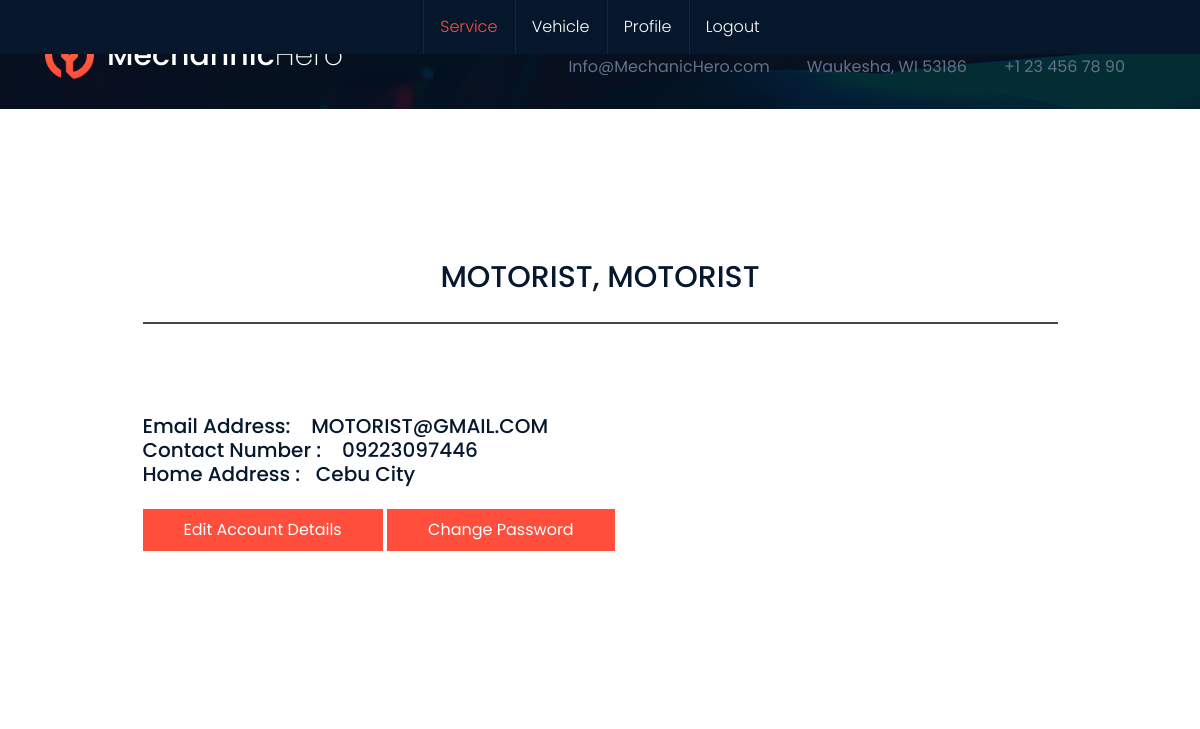
Page /view/motoristProfile.php (signed in) on the committed database.
### tables this page shows
CREATE TABLE `motorist` (
  `motoristid` int(11) NOT NULL,
  `lastname` text NOT NULL,
  `firstname` text NOT NULL,
  `email` varchar(50) NOT NULL,
  `password` text NOT NULL,
  `contact_number` text NOT NULL,
  `address` text NOT NULL,
  `status` int(1) NOT NULL
);

### controller/getMotoristById.php (called while the page is built)
<?php
include('../model/motorist.php');
$mechanic=new Motorist();
$row=$mechanic->getMotoristID($ref_id);
?>

### model/motorist.php (called while the page is built, shortened)
<?php
	include("dbhelper.php");
	class Motorist{
		private $dbconn;
		function __construct()	{	$this->dbconn=new DBHelper();}
		function getMotoristID($ref_id)	{	return $this->dbconn->getMotoristID($ref_id);}
	}
?>

### model/dbhelper.php (called while the page is built, shortened)
<?php
	class DBHelper{
		private $hostname='127.0.0.1';
		private $username='root';
		private $password='';
		private $database='mechanichero';
		public $conn;
		function __construct(){
			try{
				$this->conn=new PDO("mysql:host=$this->hostname;dbname=$this->database",$this->username,$this->password);
			}catch(PDOException $e){ echo $e->getMessage();}
		}
		function getMotoristID($ref_id)
		{
			$sql="SELECT * FROM motorist where motoristid =$ref_id";
			try{
				$stmt=$this->conn->prepare($sql);
				$stmt->execute();
				$rows=$stmt->fetch(PDO::FETCH_ASSOC);
			}catch(PDOException $e){ echo $e->getMessage();}
			return $rows;
		}
	}
?>

### view/motoristProfile.php (the view, shortened to what this page needs)
<!DOCTYPE html>
<html class="no-js">
<head>
	<link rel="stylesheet" href="css/bootstrap.min.css">
	<link rel="stylesheet" href="css/animations.css">
	<link rel="stylesheet" href="css/font-awesome.css">
	<link rel="stylesheet" href="css/main.css" class="color-switcher-link">
</head>
<body>
	<div id="canvas">
		<div id="box_wrapper">
			<div class="header_absolute s-parallax ds bs s-overlay">
				<section class="page_toplogo ds s-overlay s-pt-10 s-pb-5 s-py-lg-30">
					<div class="container">
						<div class="row align-items-center">
							<div class="col-lg-12">
								<div class="d-lg-flex justify-content-lg-end align-items-lg-center">
									<div class="mr-auto">
										<div class="d-none d-lg-flex justify-content-center justify-content-lg-start">
											<a href="mechanicDashboard.php" class="logo">
												<img src="images/logo.png" alt="">
												<span class="logo-text fw-500">Mechannic<span class="fw-200">Hero</span></span>
											</a>
										</div>
									</div>
									<div class="d-flex justify-lg-content-end align-items-center meta-icons">
										<div class="media">
											<div class="icon-styled color-main fs-20">
											</div>
											<div class="media-body">
												<h6>Mail Us</h6>
												<p class="fw-400">
													Info@MechanicHero.com
												</p>
											</div>
										</div>
										<div class="media d-none d-md-flex">
											<div class="icon-styled color-main fs-20">
											</div>
											<div class="media-body">
												<h6>Location</h6>
												<p class="fw-400">
													Waukesha, WI 53186
												</p>
											</div>
										</div>
										<div class="media">
											<div class="icon-styled color-main fs-20">
											</div>
											<div class="media-body">
												<h6>Phone</h6>
												<p class="fw-400">
													+1 23 456 78 90
												</p>
											</div>
										</div>
									</div>
								</div>
							</div>
						</div>
					</div>
				</section>
				<header class="page_header s-py-10 s-py-lg-0 ds ms s-overlay nav-bordered justify-nav-center">
					<div class="container-fluid">
						<div class="row align-items-center">
							<div class="col-xl-12">
								<div class="nav-wrap">
									<nav class="top-nav">
										<ul class="nav sf-menu">
                                        <li class="active">
												<a href="motoristDashboard.php">Service</a>
											</li>
											<li>
												<a href="motoristVehicle.php">Vehicle</a>
											</li>
											<li>
												<a href="motoristProfile.php">Profile</a>
											</li>
											<li>
												<a href="logout.php">Logout</a>
									</nav>
								</div>
							</div>
						</div>
					</div>
				</header>
 <?php
 $ref_id = $_SESSION['motorist'];
  include('../controller/getMotoristById.php');?>
				<section class="ls s-py-60 s-py-lg-100 s-py-xl-150 c-gutter-60">
				<div class="container">
					<div class="row">
						<main class="offset-lg-1 col-lg-10">
							<article class="vertical-item post type-event status-publish format-standard has-post-thumbnail events-post single-post">
								<div class="item-media post-thumbnail rounded-top">
								<h5><?php echo strtoupper($row['lastname']).", ".strtoupper($row['firstname']); ?></h5>
								</div>
									<hr>
									<div class="entry-content">
										<p class="excerpt">
										<span><h6>Email Address:  &nbsp;&nbsp; <?php echo strtoupper($row['email']);?></span>
										<br>
											Contact Number : &nbsp;&nbsp; <?php echo strtoupper($row['contact_number']);?>
										<br>
										Home Address  :   </span>&nbsp;&nbsp;<?php echo $row['address']?>
									<br>
									</p>
									<p class="form-submit">
											<a type="button" href="motoristUpdateAcc.php" class="btn btn-small btn-maincolor">Edit Account Details</a>
											<a type="button" href="motoristChangePass.php" class="btn btn-small btn-maincolor">Change Password</a>
										</p>
									</div>
								</div>
		</div>
	</div>
</body>
</html>

### rows in the picture
motorist: lastname "MOTORIST", firstname "MOTORIST", email "MOTORIST@GMAIL.COM", contact_number "09223097446", address "Cebu City"
